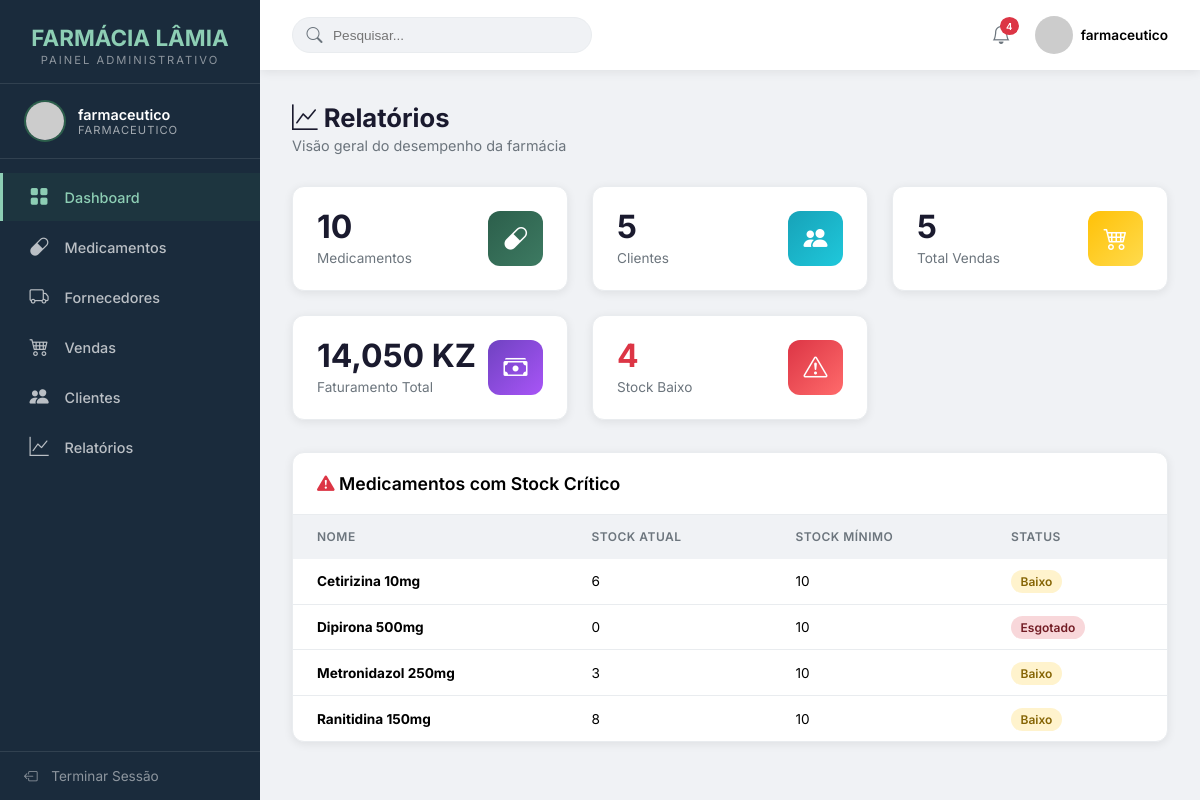
The app's page /VIEWS/Farmaceutico/relatorios.php (signed in) with its own data.
### tables this page shows
CREATE TABLE `medicamento` (
  `idMedicamento` int NOT NULL AUTO_INCREMENT,
  `nome` varchar(120) NOT NULL,
  `descricao` text,
  `principioAtivo` varchar(100) DEFAULT NULL,
  `dosagem` varchar(50) DEFAULT NULL,
  `precoCompra` decimal(10,2) NOT NULL,
  `precoVenda` decimal(10,2) NOT NULL,
  `quantidadeEstoque` int NOT NULL DEFAULT '0',
  `estoqueMinimo` int NOT NULL DEFAULT '10',
  `dataFabricacao` date DEFAULT NULL,
  `dataValidade` date NOT NULL,
  `necessitaReceita` tinyint(1) DEFAULT '0',
  `idCategoria` int NOT NULL,
  `idFornecedor` int NOT NULL,
  PRIMARY KEY (`idMedicamento`),
  KEY `fk_categoria` (`idCategoria`),
  KEY `fk_fornecedor` (`idFornecedor`),
  KEY `idx_medicamento_nome` (`nome`),
  KEY `idx_medicamento_validade` (`dataValidade`),
  CONSTRAINT `fk_categoria` FOREIGN KEY (`idCategoria`) REFERENCES `categoria` (`idCategoria`) ON DELETE CASCADE ON UPDATE CASCADE,
  CONSTRAINT `fk_fornecedor` FOREIGN KEY (`idFornecedor`) REFERENCES `fornecedor` (`idFornecedor`) ON DELETE CASCADE ON UPDATE CASCADE
);

### VIEWS/Farmaceutico/relatorios.php (the view, shortened to what the rows shown need)
<?php
$paginaAtual = basename($_SERVER['PHP_SELF']); $titulo = 'Relatórios';
require_once '../../CONTROLLER/MedicamentoController.php';
$medCtrl = new MedicamentoController();
$medicamentos = $medCtrl->listar()['data'] ?? [];
?>
<!DOCTYPE html>
<html lang="pt">
<head>
    <link rel="stylesheet" href="https://cdn.jsdelivr.net/npm/bootstrap-icons@1.11.3/font/bootstrap-icons.css">
</head>
<body>
    <aside class="sidebar" id="sidebar">
        <div class="sidebar-logo">
            <h2>FARMÁCIA LÂMIA</h2>
        </div>
    </aside>
    <div class="main-content">
        <div class="page-content">
            <div class="page-header">
                <h1><i class="bi bi-graph-up"></i> <?php echo $titulo; ?></h1>
            </div>
            <div class="table-container">
                <table>
                    <thead>
                        <tr><th>Nome</th><th>Stock Atual</th><th>Stock Mínimo</th><th>Status</th></tr>
                    </thead>
                    <tbody>
                        <?php $c = 0; foreach($medicamentos as $m): if($m->getQuantidadeEstoque() < $m->getEstoqueMinimo() && $c < 10): $c++; ?>
                        <tr>
                            <td><strong><?php echo htmlspecialchars($m->getNome()); ?></strong></td>
                            <td><?php echo $m->getQuantidadeEstoque(); ?></td>
                            <td><?php echo $m->getEstoqueMinimo(); ?></td>
                            <td><span class="badge <?php echo $m->getQuantidadeEstoque() == 0 ? 'badge-danger' : 'badge-warning'; ?>"><?php echo $m->getQuantidadeEstoque() == 0 ? 'Esgotado' : 'Baixo'; ?></span></td>
                        </tr>
                        <?php endif; endforeach; ?>
                    </tbody>
                </table>
            </div>
        </div>
    </div>
</body>
</html>

### records on screen
medicamento: nome "Cetirizina 10mg", quantidadeEstoque "6", estoqueMinimo "10", shows "Baixo"
medicamento: nome "Dipirona 500mg", quantidadeEstoque "0", estoqueMinimo "10", shows "Esgotado"
medicamento: nome "Metronidazol 250mg", quantidadeEstoque "3", estoqueMinimo "10", shows "Baixo"
medicamento: nome "Ranitidina 150mg", quantidadeEstoque "8", estoqueMinimo "10", shows "Baixo"

### other values on screen
$usuario['username'] "farmaceutico"
$nivel "FARMACEUTICO"
$stockBaixo "4"
$titulo "Relatórios"
count($medicamentos) "10"
$totalClientes "5"
$totalVendas "5"
$faturamento "14,050"
